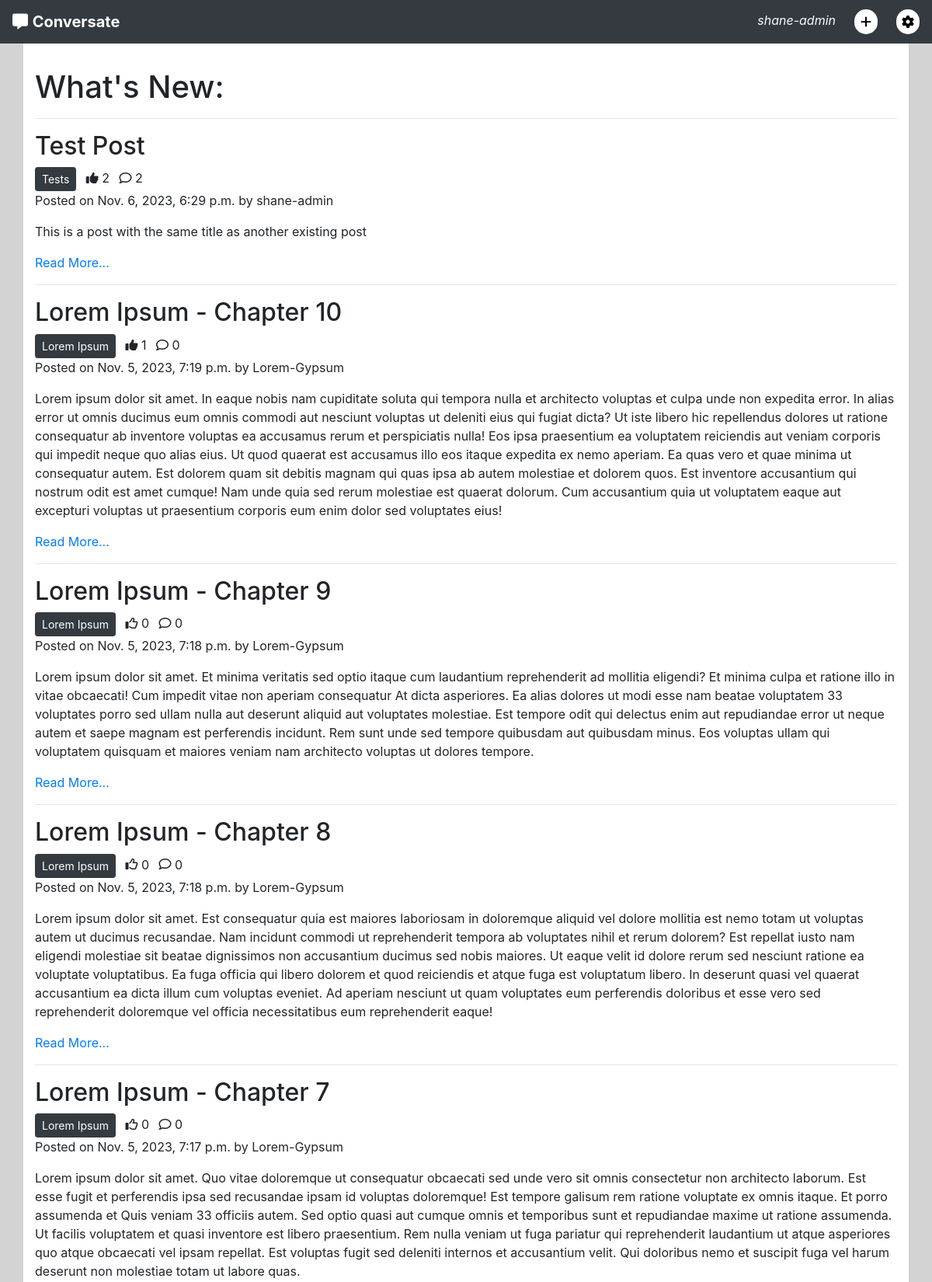
The app's page / (signed in, upper part) with its own data.
### forum/models.py (models this page shows, shortened)
class Post(models.Model):
    title = models.CharField(max_length=200)
    slug = models.SlugField(max_length=200, unique=True)
    tag = models.ForeignKey(Tag, on_delete=models.CASCADE, related_name='tagged_posts')
    posted_by = models.ForeignKey(User, on_delete=models.CASCADE, related_name='added_posts')
    posted_on = models.DateTimeField(auto_now_add=True)
    content = models.TextField()
    edited = models.BooleanField(default=False)
    likes = models.ManyToManyField(User, related_name='post_likes', blank=True)
    approved = models.BooleanField(default=False)
    class Meta:
        ordering = ['-posted_on']
    def number_of_likes(self):
        return self.likes.count()
    def number_of_comments(self):
        return self.comments.count()

class Tag(models.Model):
    name = models.CharField(max_length=30, unique=True)
    def __str__(self):
        return self.name

### forum/views.py (the view)
# urls.py: path('', views.PostList.as_view(), name='home'),
class PostList(View):
    paginate_by = 20
    def get(self, request):
        if not request.user.is_authenticated:
            return redirect('accounts/login')
        posts = Post.objects.order_by('-posted_on')
        p = Paginator(posts, self.paginate_by)
        page = request.GET.get('page')
        current_posts = p.get_page(page)
        context = {
            'post_list': current_posts,
            'paginator': p
        }
        return render(
            request,
            'index.html',
            context,
        )

### templates/index.html (shortened to what this page needs)
{% extends "base.html" %}
{% block content %}
<h1>What's New:</h1>
<hr>
{% for post in post_list %}
    <div class="row post">
        <div class="post-title col-12">
            <a href="{% url 'view_post' post.slug %}" class="anchor-no-style">
                <h2>{{ post.title }}</h2>
            </a>
        </div>
        <div class="col-12">
            <a href="#" class="btn btn-sm btn-dark">{{ post.tag }}</a>
            {% if user in post.likes.all %}
                <i class="fa-solid fa-thumbs-up ml-2"></i>
            {% else %}
                <i class="fa-regular fa-thumbs-up ml-2"></i>
            {% endif %}
            {{ post.number_of_likes }}
            <i class="fa-regular fa-comment ml-2"></i>
            {{ post.number_of_comments }}
        </div>
        <div class="col-12">
            <p>Posted on {{ post.posted_on }} by {{ post.posted_by }}</p>
            <p>{{ post.content }}</p>
            <a href="{% url 'view_post' post.slug %}">Read More...</a>
        </div>
    </div>
    {% if not forloop.last %}
        <hr>
    {% else %}
        <br>
    {% endif %}
{% endfor %}
{% endblock content %}

### templates/base.html (shortened to what this page needs)
{% load static %}
<!DOCTYPE html>
<html lang="en">
<head>
    <link rel="stylesheet" href="https://cdn.jsdelivr.net/npm/bootstrap@4.6.2/dist/css/bootstrap.min.css"
>
    <link rel="stylesheet" href="{% static 'css/style.css' %}" type="text/css">
</head>
<body id="main-page">
    <nav class="navbar navbar-expand-sm navbar-dark bg-dark">
        <div>
            <a class="navbar-brand" href="{% url 'home' %}" aria-label="Go to the home page">
                <i class="fa-solid fa-message"></i>
                <strong>Conversate</strong>
            </a>
        </div>
            <ul class="nav justify-content-end">
                {% if user.is_authenticated %}
                <li class="text-light d-none d-sm-inline mr-2 mr-lg-4">
                    <em class="align-middle">{{user.username}}</em>
                </li>
                <li class="nav mr-2 mr-lg-4">
                    <a class="nav-icon" href="{% url 'new_post' %}" data-toggle="tooltip"
                        data-placement="bottom" title="New Post" aria-label="Create a new post">
                        <i class="fa-solid fa-plus"></i>
                    </a>
                </li>
                <li class="nav dropdown">
                    <span class="nav-icon" data-toggle="dropdown" role="button" aria-expanded="false" aria-label="User Information">
                        <i class="fa-solid fa-gear"></i>
                    </span>
                </li>
                {% else %}
                    <li class="nav">
                        <a href="{% url 'account_login' %}" class="btn btn-dark">Log In</a>
                    </li>
                {% endif %}
            </ul>
    </nav>
    <section>
        <div id="main-content" class="container">
            {% block content %}
            {% endblock content %}
        </div>
    </section>
</body>
</html>

### static/css/style.css (style rules this page uses)
.anchor-no-style, .anchor-no-style:hover { color: inherit; text-decoration: none; }
.navbar { display: grid; grid-template-columns: 1fr 1fr; grid-template-rows: 1fr; }
.nav-icon { color: black; background-color: white; border-radius: 32px; width: 30px; padding: 4px; text-align: center; }
#main-page { background-color: lightgray; display: grid; grid-template-columns: 1fr; grid-template-rows: auto 1fr auto; min-height: 100vh; }
#main-content { background-color: white; height: 100%; padding-top: 32px; }

### records on screen
Post: title "Test Post", tag "Tests", number_of_likes "2", number_of_comments "2", posted_on "Nov. 6, 2023, 6:29 p.m.", posted_by "shane-admin", content "This is a post with the same title as another existing post"
Post: title "Lorem Ipsum - Chapter 10", tag "Lorem Ipsum", number_of_likes "1", number_of_comments "0", posted_on "Nov. 5, 2023, 7:19 p.m.", posted_by "Lorem-Gypsum", content "Lorem ipsum dolor sit amet. In eaque nobis nam cupiditate soluta qui tempora nulla et architecto voluptas et culpa unde non expedita error. In alias error ut omnis ducimus eum omnis commodi aut nesciunt voluptas ut deleniti eius qui fugiat dicta? Ut iste libero hic repellendus dolores ut ratione consequatur ab inventore voluptas ea accusamus rerum et perspiciatis nulla! Eos ipsa praesentium ea voluptatem reiciendis aut veniam corporis qui impedit neque quo alias eius. Ut quod quaerat est accusamus illo eos itaque expedita ex nemo aperiam. Ea quas vero et quae minima ut consequatur autem. Est dolorem quam sit debitis magnam qui quas ipsa ab autem molestiae et dolorem quos. Est inventore…"
Post: title "Lorem Ipsum - Chapter 9", tag "Lorem Ipsum", number_of_likes "0", number_of_comments "0", posted_on "Nov. 5, 2023, 7:18 p.m.", posted_by "Lorem-Gypsum", content "Lorem ipsum dolor sit amet. Et minima veritatis sed optio itaque cum laudantium reprehenderit ad mollitia eligendi? Et minima culpa et ratione illo in vitae obcaecati! Cum impedit vitae non aperiam consequatur At dicta asperiores. Ea alias dolores ut modi esse nam beatae voluptatem 33 voluptates porro sed ullam nulla aut deserunt aliquid aut voluptates molestiae. Est tempore odit qui delectus enim aut repudiandae error ut neque autem et saepe magnam est perferendis incidunt. Rem sunt unde sed tempore quibusdam aut quibusdam minus. Eos voluptas ullam qui voluptatem quisquam et maiores veniam nam architecto voluptas ut dolores tempore."
Post: title "Lorem Ipsum - Chapter 8", tag "Lorem Ipsum", number_of_likes "0", number_of_comments "0", posted_on "Nov. 5, 2023, 7:18 p.m.", posted_by "Lorem-Gypsum", content "Lorem ipsum dolor sit amet. Est consequatur quia est maiores laboriosam in doloremque aliquid vel dolore mollitia est nemo totam ut voluptas autem ut ducimus recusandae. Nam incidunt commodi ut reprehenderit tempora ab voluptates nihil et rerum dolorem? Est repellat iusto nam eligendi molestiae sit beatae dignissimos non accusantium ducimus sed nobis maiores. Ut eaque velit id dolore rerum sed nesciunt ratione ea voluptate voluptatibus. Ea fuga officia qui libero dolorem et quod reiciendis et atque fuga est voluptatum libero. In deserunt quasi vel quaerat accusantium ea dicta illum cum voluptas eveniet. Ad aperiam nesciunt ut quam voluptates eum perferendis doloribus et esse vero sed…"
Post: title "Lorem Ipsum - Chapter 7", tag "Lorem Ipsum", number_of_likes "0", number_of_comments "0", posted_on "Nov. 5, 2023, 7:17 p.m.", posted_by "Lorem-Gypsum", content "Lorem ipsum dolor sit amet. Quo vitae doloremque ut consequatur obcaecati sed unde vero sit omnis consectetur non architecto laborum. Est esse fugit et perferendis ipsa sed recusandae ipsam id voluptas doloremque! Est tempore galisum rem ratione voluptate ex omnis itaque. Et porro assumenda et Quis veniam 33 officiis autem. Sed optio quasi aut cumque omnis et temporibus sunt et repudiandae maxime ut ratione assumenda. Ut facilis voluptatem et quasi inventore est libero praesentium. Rem nulla veniam ut fuga pariatur qui reprehenderit laudantium ut atque asperiores quo atque obcaecati vel ipsam repellat. Est voluptas fugit sed deleniti internos et accusantium velit. Qui doloribus nemo et…"

### other values on screen
{{ user.username }} "shane-admin"
